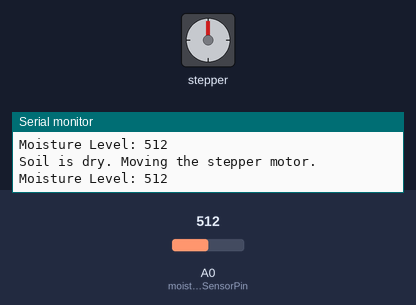
Recording of a sketch running on a simulated Arduino Uno, built with avr-gcc and run on an emulated ATmega328P. Parts: stepper motor, the last lines printed to the serial monitor. The test bench sets the inputs (shaded band); at power-on: A0 (moistureSensorPin) = 512. Stepper angles assume 200 steps per turn.

Above: at 3.4 s.
3.5 s: A0 (moistureSensorPin) set to 491
At 4.1 s:
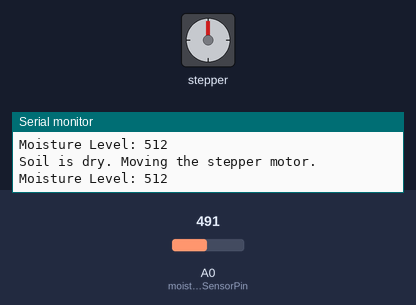
7.7 s: A0 (moistureSensorPin) set to 510
At 8.71 s:
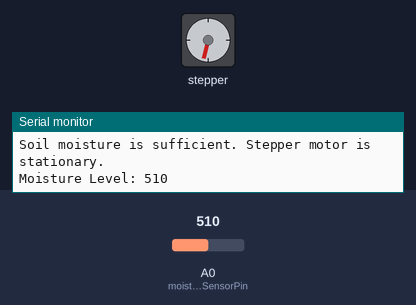
12.9 s: A0 (moistureSensorPin) set to 490
At 13.4 s:
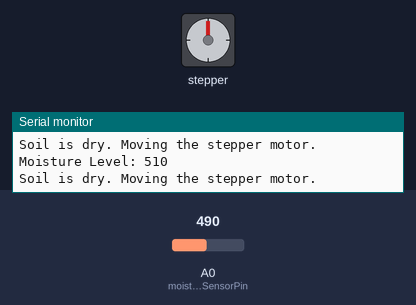
Timing chart, 0 to 15.9 s (numbered marks = the images above; inputs shaded):
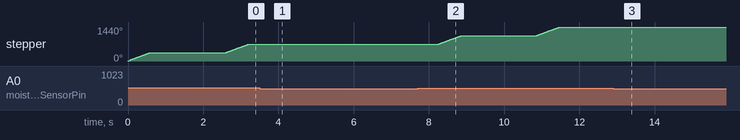

The sketch:

stepper.ino
```cpp
#include <Stepper.h>

// Define the number of steps per revolution
const int stepsPerRevolution = 200;

// Create an instance of the Stepper class
Stepper myStepper(stepsPerRevolution, 8, 9, 10, 11);

// Define the pin for the soil moisture sensor
int moistureSensorPin = A0;

// Threshold value for moisture level indicating dry soil
int dryThreshold = 500;  // Adjust this value based on your sensor reading

void setup() {
  // Set the speed of the stepper motor
  myStepper.setSpeed(100);

  // Serial communication for debugging
  Serial.begin(9600);
}

void loop() {
  // Read the soil moisture level
  int moistureLevel = analogRead(moistureSensorPin);

  // Print the moisture level for debugging
  Serial.print("Moisture Level: ");
  Serial.println(moistureLevel);

  // Check the moisture level and control the stepper motor
  if (moistureLevel > dryThreshold) {
    // If soil is dry, move the stepper motor
    moveStepperMotor();
    Serial.println("Soil is dry. Moving the stepper motor.");
  } else {
    Serial.println("Soil moisture is sufficient. Stepper motor is stationary.");
  }

  // Add a delay to prevent rapid changes
  delay(1000);  // Adjust the delay based on your requirements
}

void moveStepperMotor() {
  // Move the stepper motor one full revolution
  myStepper.step(stepsPerRevolution);

  // Optional: Pause for a moment after the movement
  delay(1000);
}
```

Measured:
- after the input at 3.5 s, stepper: stops changing and stays 720°
- after the input at 7.7 s, stepper: turns 360° clockwise in 0.61 s, then 360° clockwise in 0.61 s
- after the input at 12.9 s, stepper: stays 1440° (without the input it goes to 1450° after 0.57 s)
- by itself, stepper: turns 360° clockwise in 0.60 s, then 360° clockwise in 0.61 s
